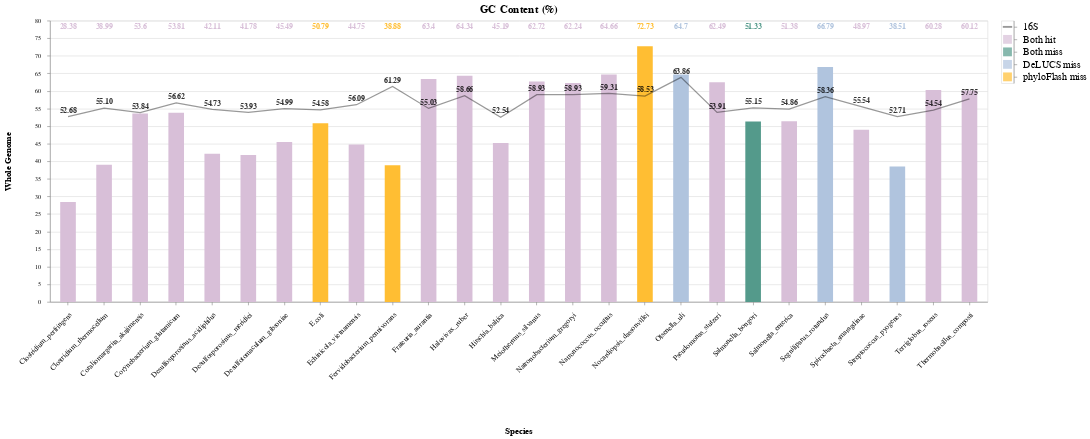

Notebook source saved alongside this figure:
### Code cell
import pandas as pd
import altair as alt

data = pd.read_csv("gc.csv")
df = pd.DataFrame(data, columns=['Species', 'Whole Genome', '16S'])

'''colors=['thistle', 'thistle', 'thistle', 'thistle', 'thistle', 'thistle', 'thistle', 'lightsteelblue', 'thistle', 
        '#ffbe33', 'thistle', 'thistle', 'thistle', 'thistle', 'thistle', 'thistle', 'palevioletred', 
        'thistle', 'thistle', '#549a8b', 'thistle', 'thistle', 'thistle', 'thistle', 'thistle', 'thistle']'''

colors = ['thistle','thistle','thistle','thistle','thistle','thistle','thistle','#ffbe33','thistle','#ffbe33',
          'thistle','thistle','thistle','thistle','thistle','thistle','#ffbe33','lightsteelblue','thistle',
          '#549a8b','thistle','lightsteelblue','thistle','lightsteelblue','thistle','thistle']

base = alt.Chart(df, title='GC Content (%)').encode(
    x=alt.X('Species:N',
           sort=alt.SortField(field='Whole Genome', order='descending')
           )
)

base.configure_title(fontSize=7000)

bar = base.mark_bar(size=25).encode(
    y=alt.Y(
            'Whole Genome:Q',
            title='Whole Genome'
           ),
        color=alt.Color(
           'Species',
            scale=alt.Scale(
                domain=df.Species.tolist(),
                range=colors
            ),
            legend=None
           )
    ).properties(width=1500, height=450)

line = base.mark_line(color='black', opacity=0.4).encode(
    y=alt.Y(
            '16S:Q'
           )
    )

textbar = bar.mark_text(
    align='center',
    baseline='middle',
    dy=-35,
    fontWeight='bold',
    fontSize=12
).encode(
    text='Whole Genome:Q',
    y=alt.value(45)
)

textline = line.mark_text(
    align='center',
    baseline='middle',
    dy=-10,
    fontWeight='bold',
    fontSize=12,
    opacity=0.8,
    color='black'
).encode(
    text=alt.Text(
        '16S:Q',
        format=",.2f"
    )
)

bardata = pd.DataFrame({'x':['Both hit'], 
                        'y':['16S'], 
                        'w':['DeLUCS miss'], 
                        'z':['phyloFlash miss'], 
                        'v':['Both miss']})

legendbar = alt.Chart(bardata).mark_square(size=200, color='thistle').encode(
    y=alt.Y('x:N', 
            axis=alt.Axis(orient='right', 
                          titleFontSize=0, 
                          labelFontSize=16, 
                          titleX=80, 
                          titleY=-5,
                          titleAngle=0
                         ),
    
           ),
    )

legendbar2 = alt.Chart(bardata).mark_square(size=200, color='lightsteelblue').encode(
    y=alt.Y('w:N', 
            axis=alt.Axis(orient='right', 
                          titleFontSize=0, 
                          labelFontSize=16, 
                          titleX=80, 
                          titleY=-5,
                          titleAngle=0
                         ),
    
           ),
    )

legendbar3 = alt.Chart(bardata).mark_square(size=200, color='#ffbe33').encode(
    y=alt.Y('z:N', 
            axis=alt.Axis(orient='right', 
                          titleFontSize=0, 
                          labelFontSize=16, 
                          titleX=80, 
                          titleY=-5,
                          titleAngle=0
                         ),
    
           ),
    )

legendbar4 = alt.Chart(bardata).mark_square(size=200, color='#549a8b').encode(
    y=alt.Y('v:N', 
            axis=alt.Axis(orient='right', 
                          titleFontSize=0, 
                          labelFontSize=16, 
                          titleX=80, 
                          titleY=-5,
                          titleAngle=0
                         ),
    
           ),
    )

legendline = alt.Chart(bardata).mark_tick(
        size=15, 
        thickness=3, 
        orient='horizontal', 
        color='black',
        opacity=0.4
).encode(
            y=alt.Y('y:N', 
                    axis=alt.Axis(orient='right', 
                                  titleFontSize=0, 
                                  labelFontSize=16, 
                                  titleX=80, 
                                  titleY=-5,
                                  titleAngle=0
                                 ),

                   ),
    )

(bar + textbar + line + textline | legendbar + legendline + legendbar2 + legendbar3 + legendbar4).configure_axisX(
    labelAngle=-45,
    labelPadding=10,
    labelLimit=1000,
    titleFontSize=14,
    labelFontSize=12,
    titleY=200
).configure_title(
    fontSize=18
).configure_axisY(
    titleFontSize=14,
    labelPadding=10,
    titleX=-60
)

### Figure 1 — Vega-Lite specification as saved in the notebook (floating-point values rounded to 4 significant figures)
{"config": {"view": {"continuousWidth": 400, "continuousHeight": 300}, "axisX": {"labelAngle": -45, "labelFontSize": 12, "labelLimit": 1000, "labelPadding": 10, "titleFontSize": 14, "titleY": 200}, "axisY": {"labelPadding": 10, "titleFontSize": 14, "titleX": -60}, "title": {"fontSize": 18}}, "hconcat": [{"layer": [{"mark": {"type": "bar", "size": 25}, "encoding": {"color": {"type": "nominal", "field": "Species", "legend": null, "scale": {"domain": ["Clostridium_perfringens", "Clostridium_thermocellum", "Coraliomargarita_akajimensis", "Corynebacterium_glutamicum", "Desulfosporosinus_acidiphilus", "Desulfosporosinus_meridiei", "Desulfotomaculum_gibsoniae", "E.coli", "Echinicola_vietnamensis", "Fervidobacterium_pennivorans", "Frateuria_aurantia", "Halovivax_ruber", "Hirschia_baltica", "Meiothermus_silvanus", "Natronobacterium_gregoryi", "Natronococcus_occultus", "Nocardiopsis_dassonvillei", "Olsenella_uli", "Pseudomonas_stutzeri", "Salmonella_bongori", "Salmonella_enterica", "Segniliparus_rotundus", "Spirochaeta_smaragdinae", "Streptococcus_pyogenes", "Terriglobus_roseus", "Thermobacillus_composti"], "range": ["thistle", "thistle", "thistle", "thistle", "thistle", "thistle", "thistle", "#ffbe33", "thistle", "#ffbe33", "thistle", "thistle", "thistle", "thistle", "thistle", "thistle", "#ffbe33", "lightsteelblue", "thistle", "#549a8b", "thistle", "lightsteelblue", "thistle", "lightsteelblue", "thistle", "thistle"]}}, "x": {"type": "nominal", "field": "Species", "sort": {"field": "Whole Genome", "order": "descending"}}, "y": {"type": "quantitative", "field": "Whole Genome", "title": "Whole Genome"}}, "height": 450, "title": "GC Content (%)", "width": 1500}, {"mark": {"type": "text", "align": "center", "baseline": "middle", "dy": -35, "fontSize": 12, "fontWeight": "bold"}, "encoding": {"color": {"type": "nominal", "field": "Species", "legend": null, "scale": {"domain": ["Clostridium_perfringens", "Clostridium_thermocellum", "Coraliomargarita_akajimensis", "Corynebacterium_glutamicum", "Desulfosporosinus_acidiphilus", "Desulfosporosinus_meridiei", "Desulfotomaculum_gibsoniae", "E.coli", "Echinicola_vietnamensis", "Fervidobacterium_pennivorans", "Frateuria_aurantia", "Halovivax_ruber", "Hirschia_baltica", "Meiothermus_silvanus", "Natronobacterium_gregoryi", "Natronococcus_occultus", "Nocardiopsis_dassonvillei", "Olsenella_uli", "Pseudomonas_stutzeri", "Salmonella_bongori", "Salmonella_enterica", "Segniliparus_rotundus", "Spirochaeta_smaragdinae", "Streptococcus_pyogenes", "Terriglobus_roseus", "Thermobacillus_composti"], "range": ["thistle", "thistle", "thistle", "thistle", "thistle", "thistle", "thistle", "#ffbe33", "thistle", "#ffbe33", "thistle", "thistle", "thistle", "thistle", "thistle", "thistle", "#ffbe33", "lightsteelblue", "thistle", "#549a8b", "thistle", "lightsteelblue", "thistle", "lightsteelblue", "thistle", "thistle"]}}, "text": {"type": "quantitative", "field": "Whole Genome"}, "x": {"type": "nominal", "field": "Species", "sort": {"field": "Whole Genome", "order": "descending"}}, "y": {"value": 45}}, "height": 450, "title": "GC Content (%)", "width": 1500}, {"mark": {"type": "line", "color": "black", "opacity": 0.4}, "encoding": {"x": {"type": "nominal", "field": "Species", "sort": {"field": "Whole Genome", "order": "descending"}}, "y": {"type": "quantitative", "field": "16S"}}, "title": "GC Content (%)"}, {"mark": {"type": "text", "align": "center", "baseline": "middle", "color": "black", "dy": -10, "fontSize": 12, "fontWeight": "bold", "opacity": 0.8}, "encoding": {"text": {"type": "quantitative", "field": "16S", "format": ",.2f"}, "x": {"type": "nominal", "field": "Species", "sort": {"field": "Whole Genome", "order": "descending"}}, "y": {"type": "quantitative", "field": "16S"}}, "title": "GC Content (%)"}], "data": {"name": "data-e726dc2bb6e9322236fb10f290d69e29"}}, {"layer": [{"mark": {"type": "square", "color": "thistle", "size": 200}, "encoding": {"y": {"type": "nominal", "axis": {"labelFontSize": 16, "orient": "right", "titleAngle": 0, "titleFontSize": 0, "titleX": 80, "titleY": -5}, "field": "x"}}}, {"mark": {"type": "tick", "color": "black", "opacity": 0.4, "orient": "horizontal", "size": 15, "thickness": 3}, "encoding": {"y": {"type": "nominal", "axis": {"labelFontSize": 16, "orient": "right", "titleAngle": 0, "titleFontSize": 0, "titleX": 80, "titleY": -5}, "field": "y"}}}, {"mark": {"type": "square", "color": "lightsteelblue", "size": 200}, "encoding": {"y": {"type": "nominal", "axis": {"labelFontSize": 16, "orient": "right", "titleAngle": 0, "titleFontSize": 0, "titleX": 80, "titleY": -5}, "field": "w"}}}, {"mark": {"type": "square", "color": "#ffbe33", "size": 200}, "encoding": {"y": {"type": "nominal", "axis": {"labelFontSize": 16, "orient": "right", "titleAngle": 0, "titleFontSize": 0, "titleX": 80, "titleY": -5}, "field": "z"}}}, {"mark": {"type": "square", "color": "#549a8b", "size": 200}, "encoding": {"y": {"type": "nominal", "axis": {"labelFontSize": 16, "orient": "right", "titleAngle": 0, "titleFontSize": 0, "titleX": 80, "titleY": -5}, "field": "v"}}}], "data": {"name": "data-0507658bea0cf7b1616bc51aba5855e0"}}], "$schema": "https://vega.github.io/schema/vega-lite/v4.0.0.json", "datasets": {"data-e726dc2bb6e9322236fb10f290d69e29": [{"Species": "Clostridium_perfringens", "Whole Genome": 28.38, "16S": 52.68}, {"Species": "Clostridium_thermocellum", "Whole Genome": 38.99, "16S": 55.1}, {"Species": "Coraliomargarita_akajimensis", "Whole Genome": 53.6, "16S": 53.84}, {"Species": "Corynebacterium_glutamicum", "Whole Genome": 53.81, "16S": 56.62}, {"Species": "Desulfosporosinus_acidiphilus", "Whole Genome": 42.11, "16S": 54.73}, {"Species": "Desulfosporosinus_meridiei", "Whole Genome": 41.78, "16S": 53.93}, {"Species": "Desulfotomaculum_gibsoniae", "Whole Genome": 45.49, "16S": 54.99}, {"Species": "E.coli", "Whole Genome": 50.79, "16S": 54.58}, {"Species": "Echinicola_vietnamensis", "Whole Genome": 44.75, "16S": 56.09}, {"Species": "Fervidobacterium_pennivorans", "Whole Genome": 38.88, "16S": 61.29}, {"Species": "Frateuria_aurantia", "Whole Genome": 63.4, "16S": 55.03}, {"Species": "Halovivax_ruber", "Whole Genome": 64.34, "16S": 58.66}, {"Species": "Hirschia_baltica", "Whole Genome": 45.19, "16S": 52.54}, {"Species": "Meiothermus_silvanus", "Whole Genome": 62.72, "16S": 58.93}, {"Species": "Natronobacterium_gregoryi", "Whole Genome": 62.24, "16S": 58.93}, {"Species": "Natronococcus_occultus", "Whole Genome": 64.66, "16S": 59.31}, {"Species": "Nocardiopsis_dassonvillei", "Whole Genome": 72.73, "16S": 58.53}, {"Species": "Olsenella_uli", "Whole Genome": 64.7, "16S": 63.86}, {"Species": "Pseudomonas_stutzeri", "Whole Genome": 62.49, "16S": 53.91}, {"Species": "Salmonella_bongori", "Whole Genome": 51.33, "16S": 55.15}, {"Species": "Salmonella_enterica", "Whole Genome": 51.38, "16S": 54.86}, {"Species": "Segniliparus_rotundus", "Whole Genome": 66.79, "16S": 58.36}, {"Species": "Spirochaeta_smaragdinae", "Whole Genome": 48.97, "16S": 55.54}, {"Species": "Streptococcus_pyogenes", "Whole Genome": 38.51, "16S": 52.71}, {"Species": "Terriglobus_roseus", "Whole Genome": 60.28, "16S": 54.54}, {"Species": "Thermobacillus_composti", "Whole Genome": 60.12, "16S": 57.75}], "data-0507658bea0cf7b1616bc51aba5855e0": [{"x": "Both hit", "y": "16S", "w": "DeLUCS miss", "z": "phyloFlash miss", "v": "Both miss"}]}}
